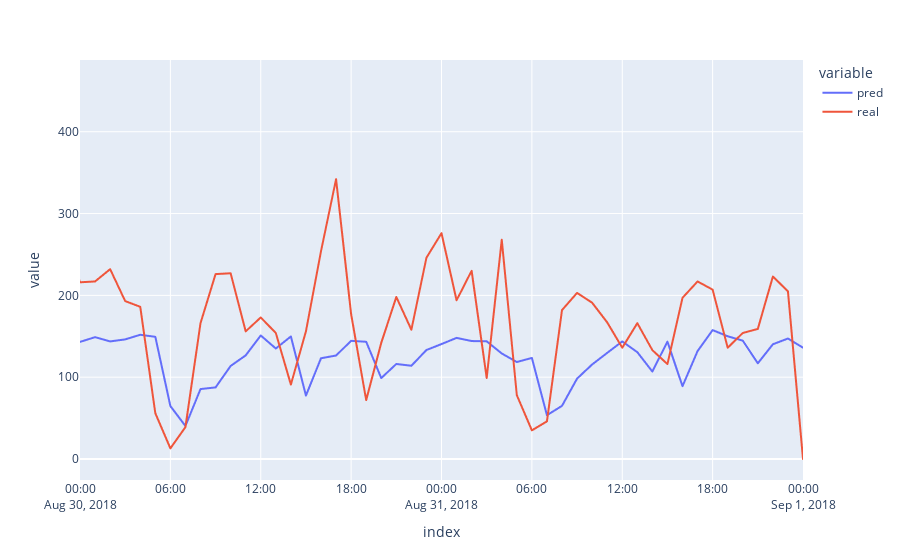

Notebook code for this chart:
### Markdown cell above
#### CatBoost Regressor

### Code cell
cat_model = CatBoostRegressor(
    iterations=1000, learning_rate=0.03, depth=6, loss_function="RMSE", verbose=False
)

cat_model.fit(X_train, y_train)
cat_predictions = cat_model.predict(X_test)

rmse = root_mean_squared_error(y_test, cat_predictions)
print(f"RMSE: {rmse:.2f}")


data_predict = pd.DataFrame(data={"pred":cat_predictions,"real":y_test})
fig = px.line(data_predict)
fig.update_layout(xaxis=dict(range=["2018-08-30", "2018-09-01"]))
fig.show()

### Figure 1 — Plotly figure (JSON) as saved in the notebook; plotly's stock layout.template omitted (floating-point values rounded to 4 significant figures; data arrays with more than 128 entries replaced by an {"elided": "..."} marker saying what was removed)
{"data": [{"hovertemplate": "variable=pred<br>index=%{x}<br>value=%{y}<extra></extra>", "legendgroup": "pred", "line": {"color": "#636efa", "dash": "solid"}, "marker": {"symbol": "circle"}, "mode": "lines", "name": "pred", "showlegend": true, "type": "scattergl", "x": {"elided": "883 str values"}, "xaxis": "x", "y": {"elided": "883 float values"}, "yaxis": "y"}, {"hovertemplate": "variable=real<br>index=%{x}<br>value=%{y}<extra></extra>", "legendgroup": "real", "line": {"color": "#EF553B", "dash": "solid"}, "marker": {"symbol": "circle"}, "mode": "lines", "name": "real", "showlegend": true, "type": "scattergl", "x": {"elided": "883 str values"}, "xaxis": "x", "y": {"elided": "883 int values"}, "yaxis": "y"}], "layout": {"legend": {"title": {"text": "variable"}, "tracegroupgap": 0}, "margin": {"t": 60}, "xaxis": {"anchor": "y", "domain": [0, 1], "range": ["2018-08-30", "2018-09-01"], "title": {"text": "index"}}, "yaxis": {"anchor": "x", "domain": [0, 1], "title": {"text": "value"}}}}
